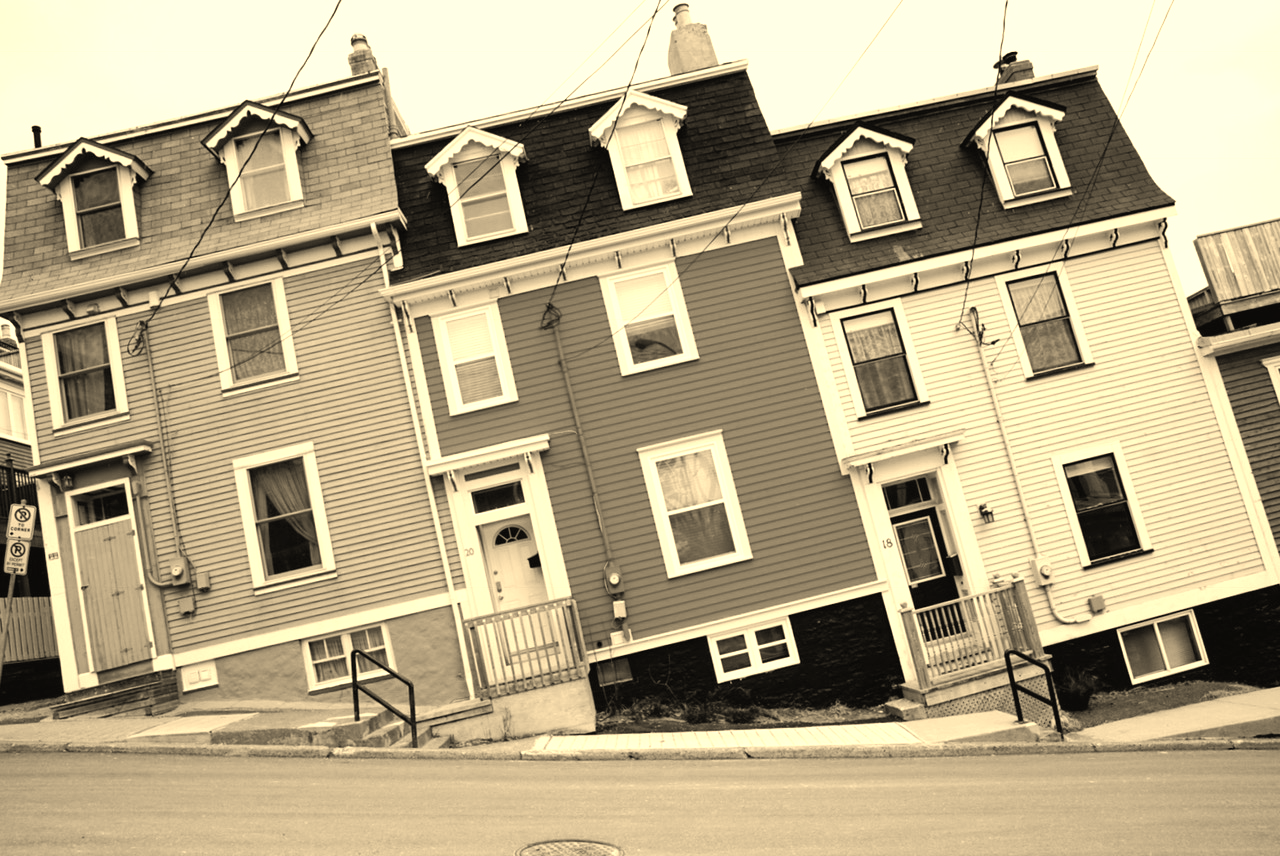

Python code for this plot:
# -*- coding: utf-8 -*-
"""
Created on Tue Mar 26 00:18:29 2019

@author: arnulfo
"""
from PIL import Image

def norm(value):
    return min(255,int(value))

def filter (old_red,old_green,old_blue):
    nr = norm((0.393 * old_red) + (0.769 * old_green) + (0.189 * old_blue))
    ng = norm((0.349 * old_red) + (0.686 * old_green) + (0.168 * old_blue))
    nb = norm((0.272 * old_red) + (0.534 * old_green) + (0.131 * old_blue))
    return (nr,ng,nb)

im = Image.open('image.png') 
rgb_im = im.convert('RGB')
width, height = im.size
out = Image.new('RGB', (width, height))
for row in range(height): 
    for col in range(width):
        r, g, b = rgb_im.getpixel((col, row)) 
        out.putpixel((col, row), filter (r,g,b))
out.save("sepia.png")